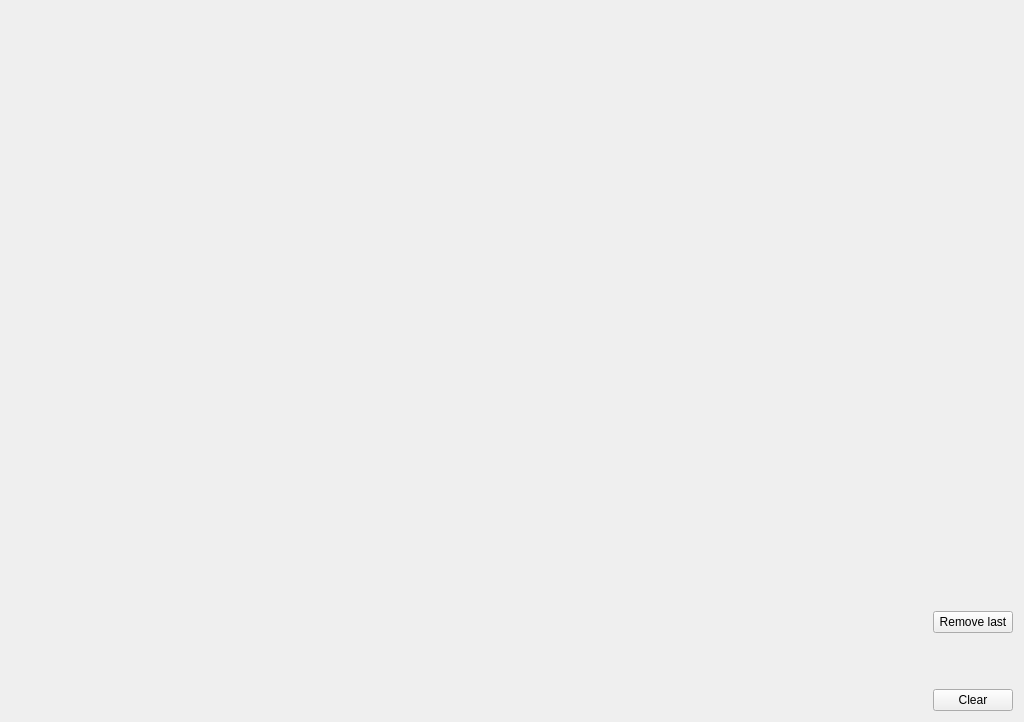
<?xml version="1.0" encoding="UTF-8"?>
<ui version="4.0">
 <class>Widget</class>
 <widget class="QWidget" name="Widget">
  <property name="geometry">
   <rect>
    <x>0</x>
    <y>0</y>
    <width>1024</width>
    <height>722</height>
   </rect>
  </property>
  <property name="windowTitle">
   <string>Draw points</string>
  </property>
  <layout class="QHBoxLayout" name="horizontalLayout">
   <item>
    <widget class="Draw" name="Canvas" native="true">
     <property name="sizePolicy">
      <sizepolicy hsizetype="Preferred" vsizetype="Preferred">
       <horstretch>1</horstretch>
       <verstretch>1</verstretch>
      </sizepolicy>
     </property>
    </widget>
   </item>
   <item>
    <layout class="QVBoxLayout" name="verticalLayout">
     <item>
      <spacer name="verticalSpacer_2">
       <property name="orientation">
        <enum>Qt::Vertical</enum>
       </property>
       <property name="sizeHint" stdset="0">
        <size>
         <width>20</width>
         <height>600</height>
        </size>
       </property>
      </spacer>
     </item>
     <item>
      <widget class="QPushButton" name="pushButton">
       <property name="text">
        <string>Remove last</string>
       </property>
      </widget>
     </item>
     <item>
      <spacer name="verticalSpacer">
       <property name="orientation">
        <enum>Qt::Vertical</enum>
       </property>
       <property name="sizeHint" stdset="0">
        <size>
         <width>20</width>
         <height>40</height>
        </size>
       </property>
      </spacer>
     </item>
     <item>
      <widget class="QPushButton" name="pushButton_2">
       <property name="text">
        <string>Clear</string>
       </property>
      </widget>
     </item>
    </layout>
   </item>
  </layout>
 </widget>
 <customwidgets>
  <customwidget>
   <class>Draw</class>
   <extends>QWidget</extends>
   <header>draw.h</header>
   <container>1</container>
  </customwidget>
 </customwidgets>
 <resources/>
 <connections/>
</ui>
